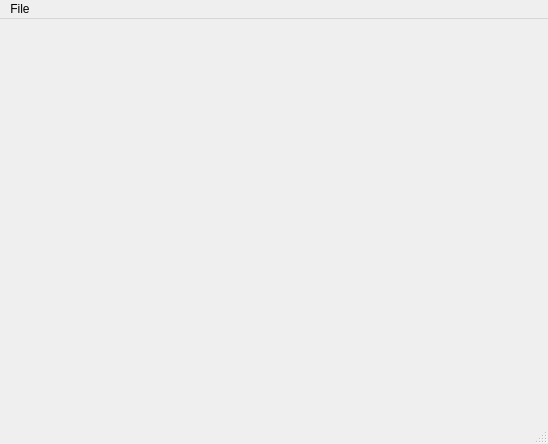
<?xml version="1.0" encoding="UTF-8"?>
<ui version="4.0">
 <class>MainWindow</class>
 <widget class="QMainWindow" name="MainWindow">
  <property name="geometry">
   <rect>
    <x>0</x>
    <y>0</y>
    <width>548</width>
    <height>444</height>
   </rect>
  </property>
  <property name="windowTitle">
   <string>QCustomPlot plot examples</string>
  </property>
  <widget class="QWidget" name="centralWidget">
   <layout class="QVBoxLayout" name="verticalLayout">
    <item>
     <layout class="QGridLayout" name="gridLayout">
      <item row="2" column="0">
       <widget class="QCustomPlot" name="customPlot3" native="true"/>
      </item>
      <item row="1" column="0">
       <widget class="QCustomPlot" name="customPlot2" native="true"/>
      </item>
      <item row="0" column="0">
       <widget class="QCustomPlot" name="customPlot" native="true"/>
      </item>
     </layout>
    </item>
    <item>
     <layout class="QVBoxLayout" name="verticalLayout"/>
    </item>
    <item>
     <layout class="QVBoxLayout" name="verticalLayout"/>
    </item>
   </layout>
  </widget>
  <widget class="QStatusBar" name="statusBar"/>
  <widget class="QMenuBar" name="menuBar">
   <property name="geometry">
    <rect>
     <x>0</x>
     <y>0</y>
     <width>548</width>
     <height>21</height>
    </rect>
   </property>
   <widget class="QMenu" name="menuFile">
    <property name="title">
     <string>File</string>
    </property>
    <addaction name="actionLoadLogFile"/>
    <addaction name="actionExit"/>
   </widget>
   <addaction name="menuFile"/>
  </widget>
  <action name="actionLoadLogFile">
   <property name="text">
    <string>Load Log File</string>
   </property>
  </action>
  <action name="actionExit">
   <property name="text">
    <string>Exit</string>
   </property>
  </action>
 </widget>
 <layoutdefault spacing="6" margin="11"/>
 <customwidgets>
  <customwidget>
   <class>QCustomPlot</class>
   <extends>QWidget</extends>
   <header location="global">../../qcustomplot.h</header>
   <container>1</container>
  </customwidget>
 </customwidgets>
 <resources/>
 <connections/>
</ui>
